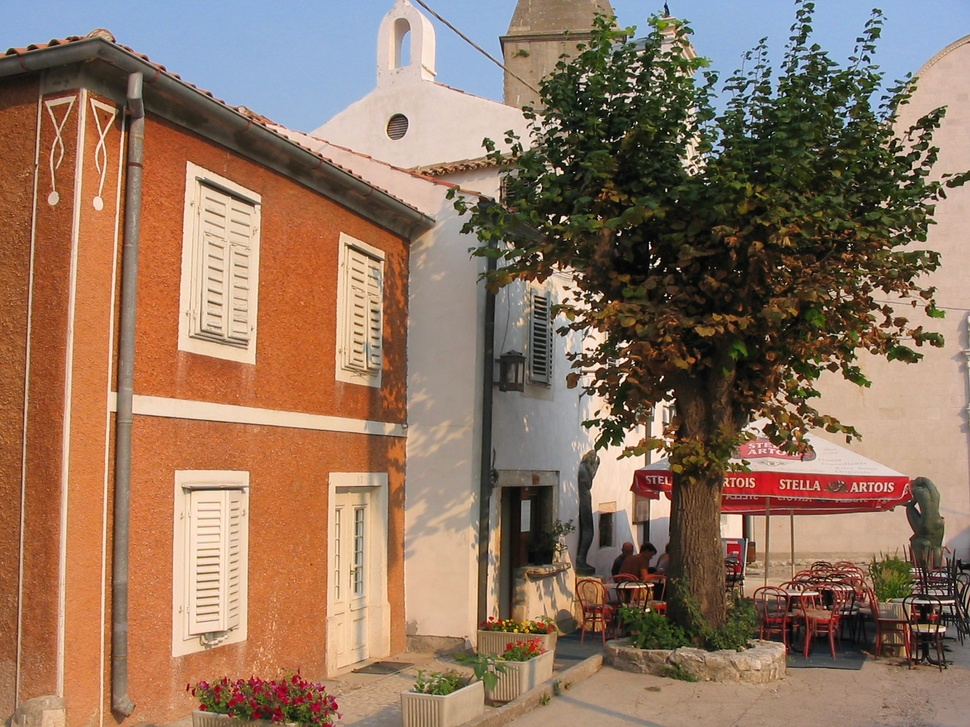
#> input picture 2019A-Procesamiento-digital-de-imagenes/2 Parcial/t1-filtro-bordes/foto.jpg, 970 x 727 px, shrunk from 1600 x 1200 before the run
$ jupyter execute t1-filtro-bordes.ipynb   (Python 2 division)   (older library calls are emulated)
#> lines starting #> are read from the running program, lines starting #| are printed output that depends on the picture; after the words box and inside, x2 and y2 are one past the last pixel; in counts of white or black regions, pixels touching at a corner belong together; long printed decimals are rounded
[cell 1]
from scipy import misc
from scipy import signal
import matplotlib.pylab as plt
import numpy as np

[cell 2]
# Definimos algunas funciones

"""
Esta funcion realiza un filtro gaussiano para eliminar el ruido
"""
def filtroGaussiano(image, s=5):
#> called with s = 5
    n = int(6*s + 0.5)
    f = np.zeros((n,n))
    for i in range(n):
        for j in range(n):
            f[i,j] = np.exp((-(i-n/2)**2-(j-n/2)**2)/(2*s**2))
    k = np.sum(f)
    f = f/k

    return signal.convolve2d(image, f, boundary="symm")
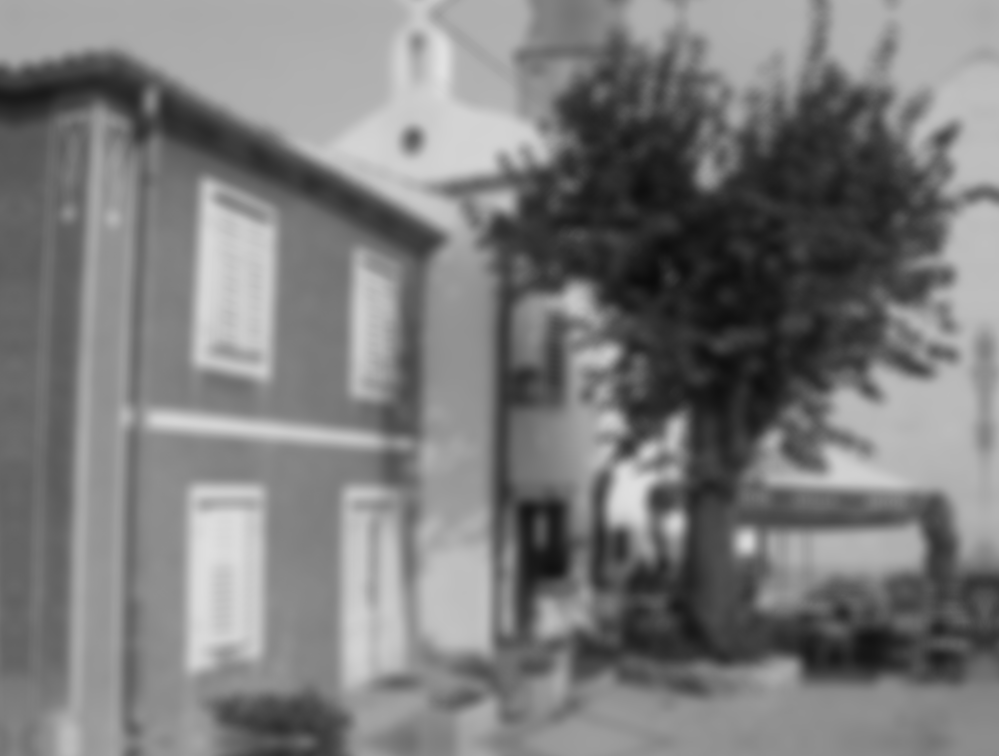
#> returned value: shape (756, 999) float64; min 11.68, max 225.3, mean 123.6


"""
Esta funcion realiza un filtro de bordes simple.
Se espera recibir una imagen con un filtro pasa baja aplicado y retorna una matriz con el filtro de bordes
"""
def filtroBordes(image, umbral = 3):
    # Se crea dos matriz de ceros segun el tamaño
    # Ib = matriz de bordes
    # Ig = matriz con resultado del gradiente
#> called with umbral = 2.6
    Ib, Ig = np.zeros(image.shape), np.zeros(image.shape)

    # Filtros derivadores
    f_v, f_h = np.array([[0, -1, 0], [0, 1, 0]]), np.array([[0,0],[-1,1],[0,0]])

    # Convolucion
    Ix, Iy = signal.convolve2d(image, f_h, boundary="symm"), signal.convolve2d(image, f_v, boundary="symm")

    # Gradiente
    for r in range(image.shape[0]):
        for c in range(image.shape[1]):
            Ig[r][c] = ( (Ix[r][c]**2) + (Iy[r][c]**2) )**(1/2.0)
            # se aplica el filtro
            Ib[r][c] = 255 if Ig[r][c] >= umbral else 0
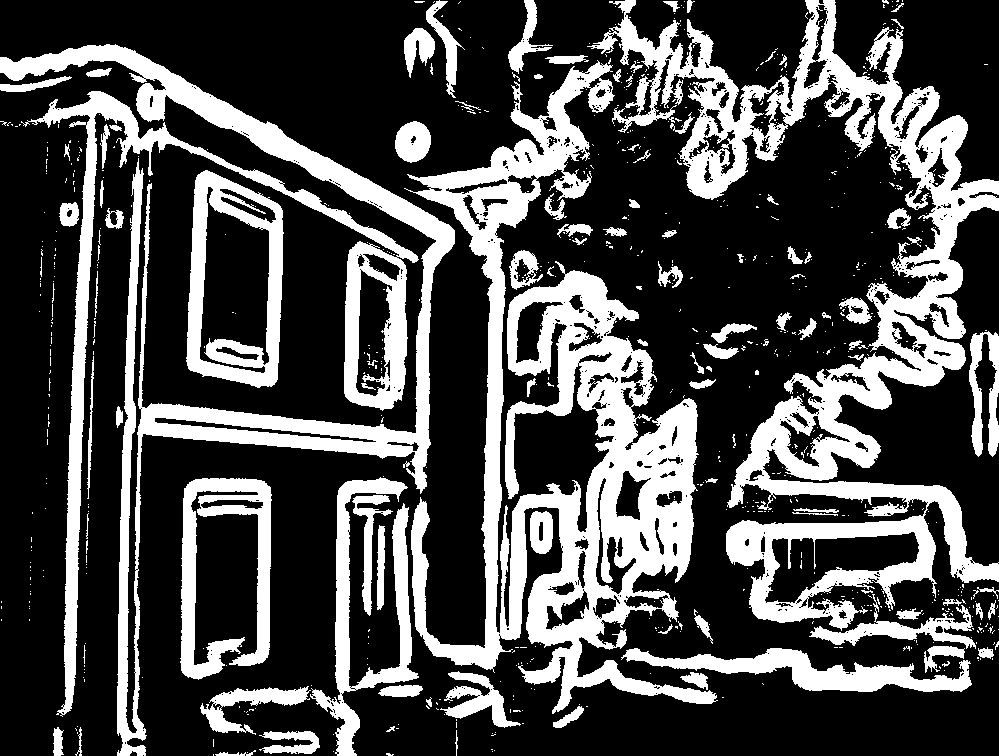
#> Ib: shape (756, 999) float64; 29.2% white; 784 white regions (672 under 20 px), largest, box (x1, y1, x2, y2) and area: (404, 60, 718, 714) 59603, (587, 0, 999, 631) 56233, (0, 44, 455, 756) 29388
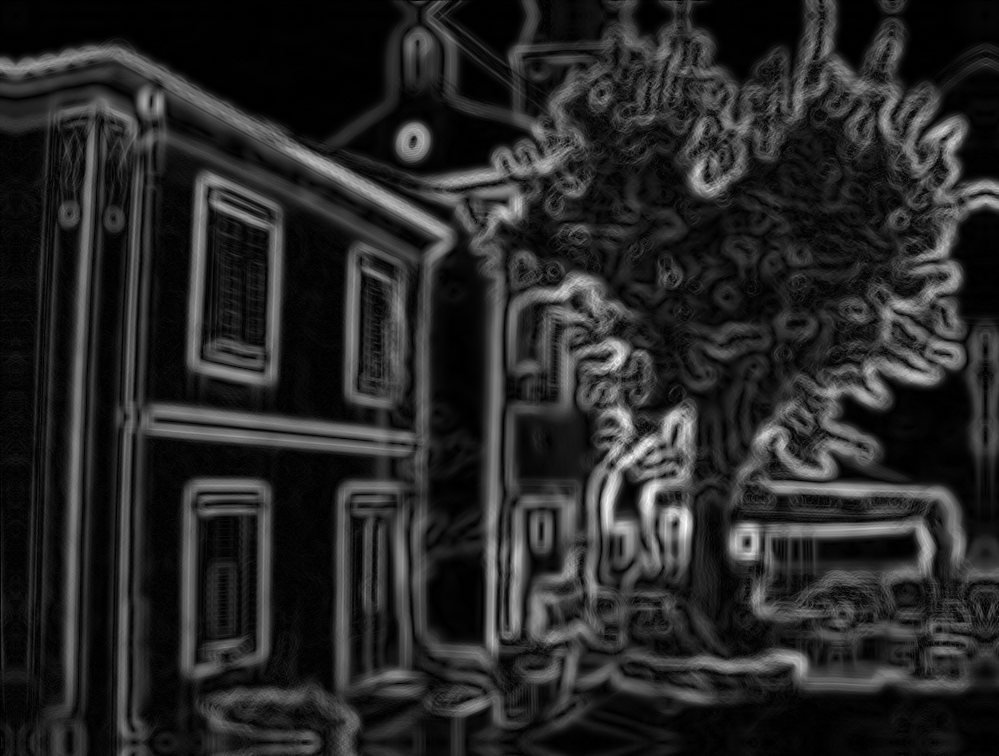
#> Ig: shape (756, 999) float64; min 0, max 12.63, mean 1.97; drawn with min black and max white

    print Ig.max(), Ig.min()
#| 12.630 0.0

    return Ib

[cell 3]
# Cargamos la imagen
imagenOriginal = misc.imread("foto.jpg",mode="L")

# Aplicamos un filtro paso-bajo para eliminar el ruido
imagenConFiltroGaussiano = filtroGaussiano(imagenOriginal)

# Mostramos los cambios
plt.figure(figsize=(17,17))
plt.subplot(121)
plt.imshow(imagenOriginal,cmap = "gray")
plt.axis("off")
plt.subplot(122)
plt.imshow(imagenConFiltroGaussiano, cmap = "gray")
plt.axis("off")
plt.show()

[cell 4]
# Definimos un valor para el umbral
umb = 2.6

# Aplicamos el filtro de bordes en una imagen previamente filtrada
imagenConFiltroDeBordesConFiltroPrevio = filtroBordes(imagenConFiltroGaussiano, umbral=(umb or 3))


# Mostramos el filtro de bordes aplicando antes un filtro gaussiano
plt.figure(figsize=(17,17))
plt.subplot(121)
plt.imshow(imagenOriginal,cmap = "gray")
plt.axis("off")
plt.subplot(122)
plt.imshow(imagenConFiltroDeBordesConFiltroPrevio,cmap = "gray")
plt.axis("off")
plt.show()

[cell 5]
# Mostramos el filtro de bordes sin haber pasado antes por un filtro gaussiano
imagenConFiltroDeBordesSinFiltroPrevio = filtroBordes(imagenOriginal, umbral=(umb or 3))
#> call 2 of filtroBordes, with umbral = 2.6
#> in filtroBordes (call 2), `Ix, Iy = signal.convolve2d(image, f_h, boundary="symm"), signal.convol..`:
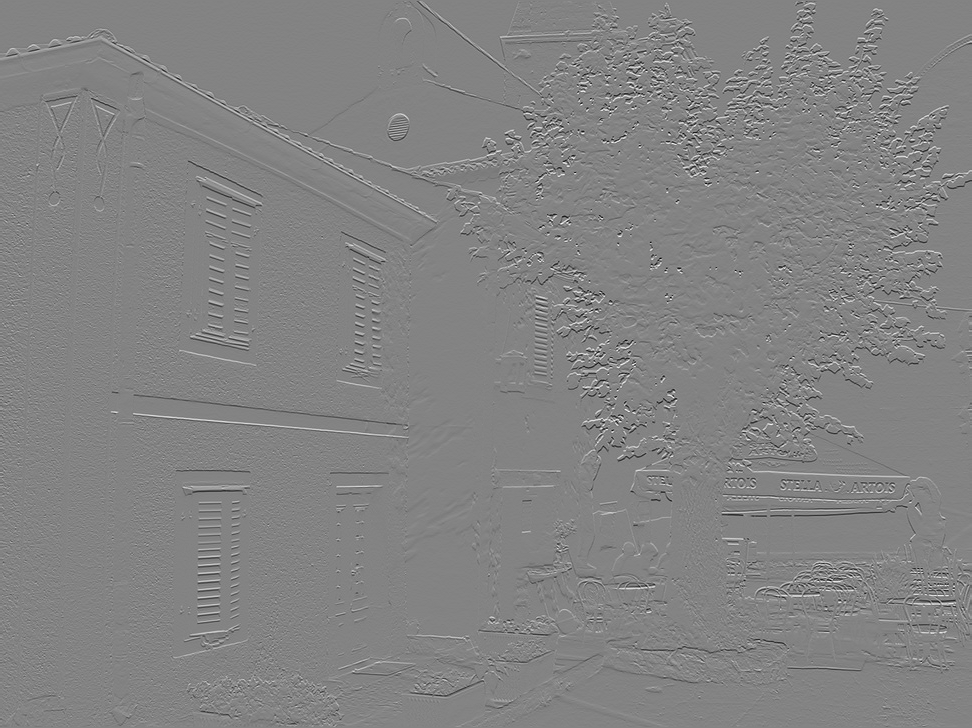
#> Iy: shape (728, 972) int64; min -187, max 176, mean 0; drawn with min black and max white
#> after the loop in filtroBordes (call 2), `for r in range(image.shape[0]):`:
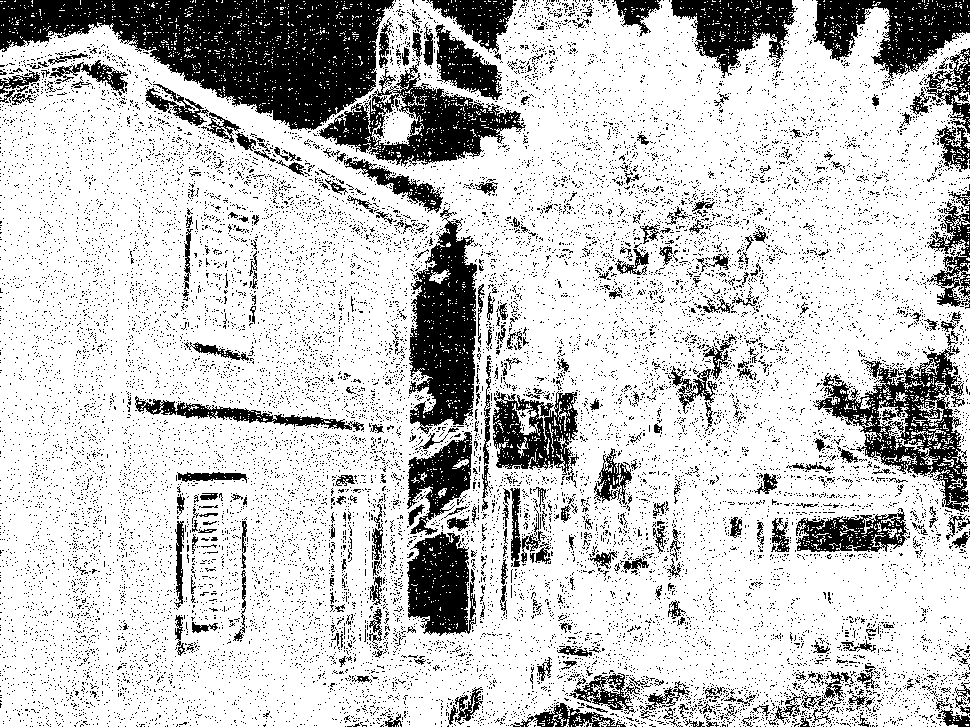
#> Ib: shape (727, 970) float64; 78% white; 17979 black regions (17639 under 20 px), largest, box (x1, y1, x2, y2) and area: (0, 0, 395, 130) 27050, (409, 207, 477, 434) 9675, (813, 346, 969, 512) 8294
#> after the loop in filtroBordes (call 2), `for r in range(image.shape[0]):`:
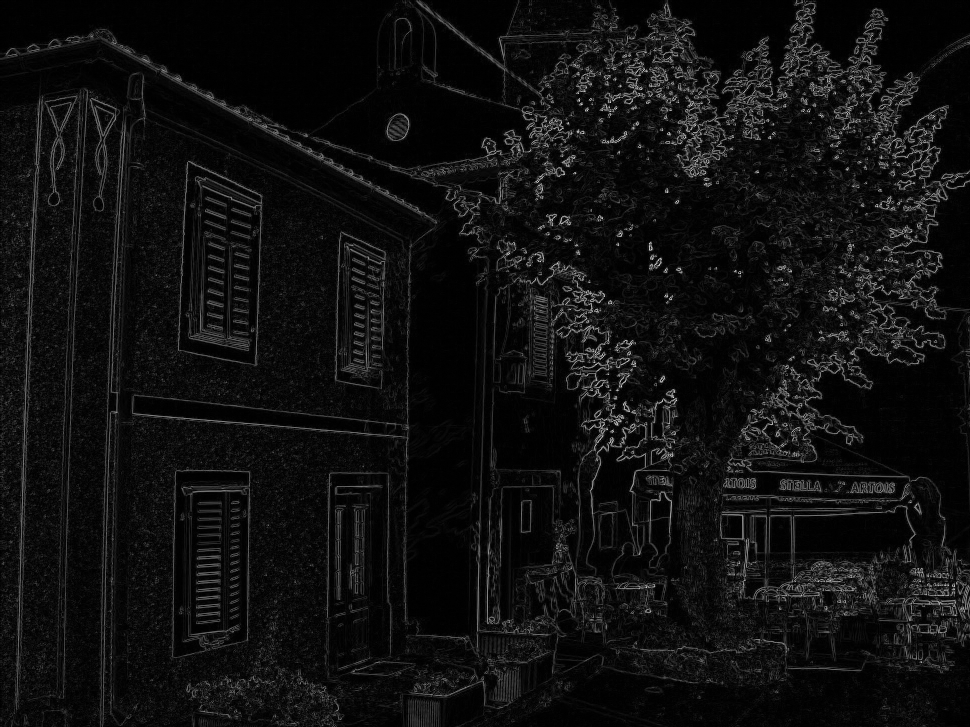
#> Ig: shape (727, 970) float64; min 0, max 229, mean 16.1
#| 228.980 0.0

plt.figure(figsize=(17,17))
plt.subplot(121)
plt.imshow(imagenOriginal,cmap = "gray")
plt.axis("off")
plt.subplot(122)
plt.imshow(imagenConFiltroDeBordesSinFiltroPrevio,cmap = "gray")
plt.axis("off")
plt.show()

[cell 6]
# Mostramos la diferencia entre los filtros
plt.figure(figsize=(17,17))
plt.subplot(131)
plt.imshow(imagenOriginal,cmap = "gray")
plt.axis("off")
plt.subplot(132)
plt.imshow(imagenConFiltroDeBordesConFiltroPrevio,cmap = "gray")
plt.axis("off")
plt.subplot(133)
plt.imshow(imagenConFiltroDeBordesSinFiltroPrevio,cmap = "gray")
plt.axis("off")
plt.show()

$ run again, with 2019A-Procesamiento-digital-de-imagenes/2 Parcial/t1-filtro-bordes/input.jpg copied over 2019A-Procesamiento-digital-de-imagenes/2 Parcial/t1-filtro-bordes/foto.jpg
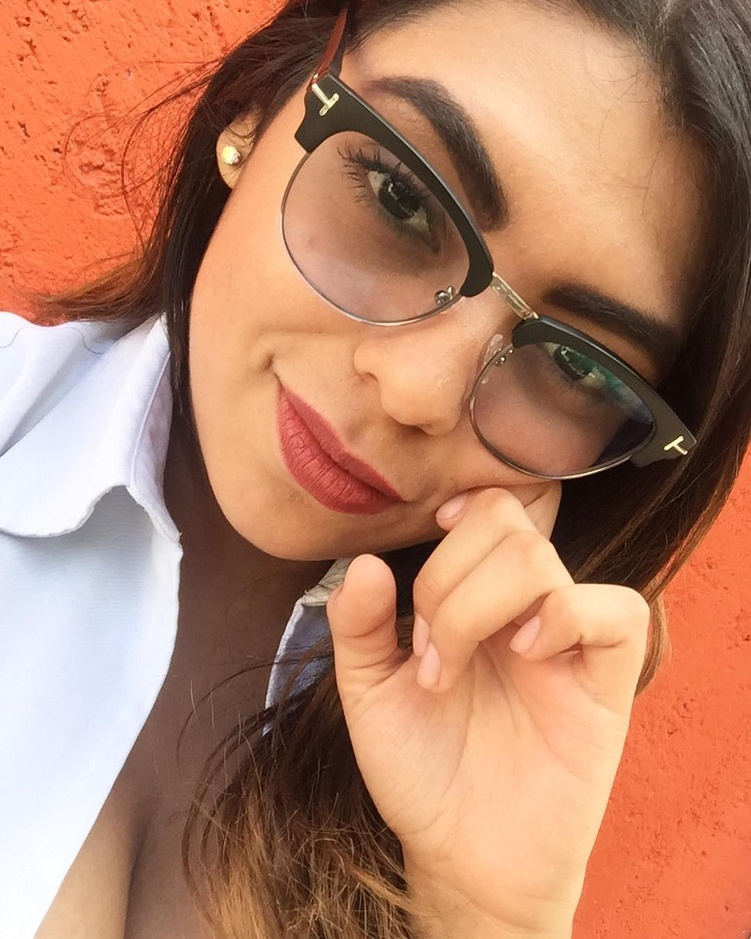
#> input picture 2019A-Procesamiento-digital-de-imagenes/2 Parcial/t1-filtro-bordes/input.jpg, 751 x 939 px, shrunk from 1080 x 1350 before the run
#> after the loop in filtroBordes, `for r in range(image.shape[0]):`:
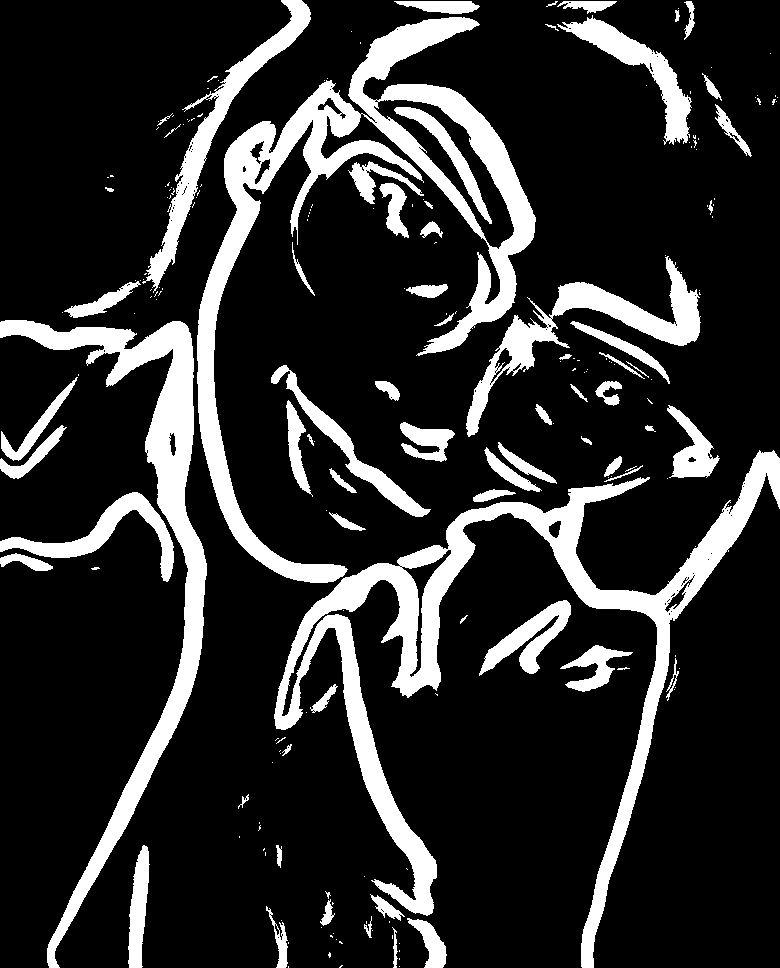
#> Ib: shape (968, 780) float64; 17.6% white; 215 white regions (146 under 20 px), largest, box (x1, y1, x2, y2) and area: (274, 450, 780, 968) 33219, (197, 17, 536, 583) 30947, (0, 320, 207, 968) 18430
#| 14.185 0.0
#> Ix: shape (941, 752) int64
#> Iy: shape (940, 753) int64
#> after the loop in filtroBordes (call 2), `for r in range(image.shape[0]):`:
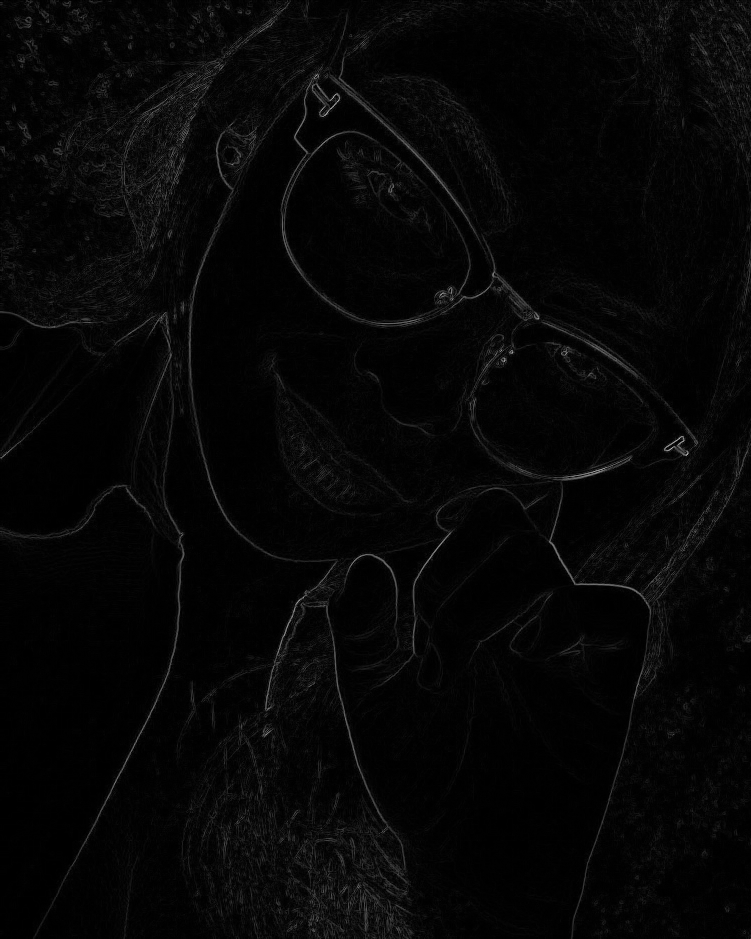
#> Ig: shape (939, 751) float64; min 0, max 185.4, mean 6.4
#| 185.400 0.0
